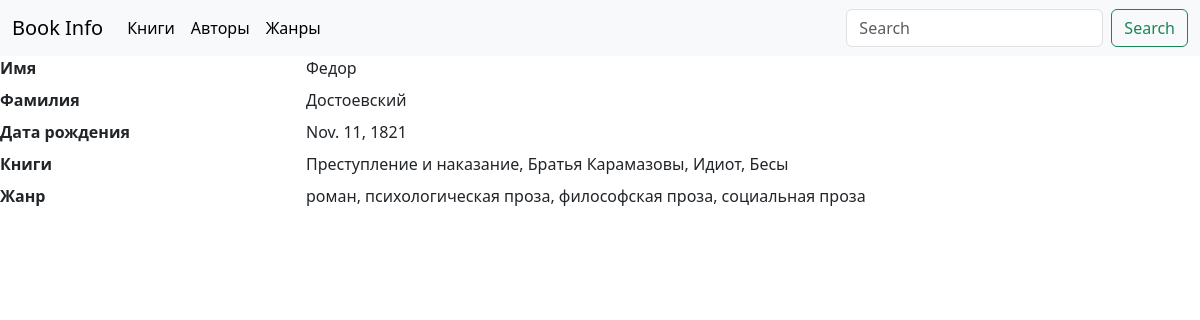
Screenshot of /author/fyodor_dostoevsky/ with the database file from the repository.
### book/models.py (models this page shows, shortened)
class Author(models.Model):
    author_id = models.AutoField(primary_key=True)
    name = models.CharField('Имя', max_length=255)
    surname = models.CharField('Фамилия', max_length=255)
    date_birth = models.DateField('Дата рождения', blank=True, null=True)
    slug = models.SlugField(max_length=255, unique=True, null=False, blank=False)

class Book(models.Model):
    book_id = models.AutoField(primary_key=True)
    title = models.CharField('Название', max_length=255)
    slug = models.SlugField(max_length=255, unique=True)
    author_id = models.ForeignKey(Author, on_delete=models.CASCADE, related_name='author_book')
    genre_id = models.ManyToManyField(Genre, related_name='genre_book')
    publishing_house = models.CharField('Издательство', max_length=255)
    year_publishing = models.IntegerField('Год издания', blank=True, null=True)
    reader = models.ForeignKey(User, on_delete=models.CASCADE, related_name='reader_book', blank=True, null=True)

class Genre(models.Model):
    genre_id = models.AutoField(primary_key=True)
    name = models.CharField('Жанр', max_length=255)

### book/views.py (the view)
# urls.py: path('author/<slug:slug>/', views.InfoCard.as_view(), {'list_type': 'author'}, name='author'),
class InfoCard(TitleMixin, DetailView):
    template_name = 'book/info_card.html'
    slug_url_kwarg = 'slug'
    def get_model(self):
        list_type = self.kwargs['list_type']
        if list_type == 'author':
            return models.Author
        else:
            return models.Book
    def get_context_data(self, **kwargs):
        context = super().get_context_data(**kwargs)
        list_type = self.kwargs['list_type']
        context['class_name'] = list_type
        if list_type == 'author':
            author = self.get_object()
            context['book_list'] = author.author_book.all()
            genre_list = set(Genre.objects.filter(genre_book__author_id=author))
            context['genre_list'] = genre_list
        elif list_type == 'book':
            book = self.get_object()
            context['genre_list'] = book.genre_id.all()
        return context
    def get_queryset(self):
        model = self.get_model()
        queryset = model._default_manager.all()
        return queryset

### book/views.py (called while the page is built)
    def get_title(self):
        return self.title

    def get_context_data(self, **kwargs):
        context = super().get_context_data(**kwargs)
        context['title'] = self.get_title()
        return context

### book/templates/book/info_card.html (shortened to what this page needs)
{% extends 'book/base.html'%}
{% block content %}
{% if class_name == 'book' %}
      <dl class="row">
        <dt class="col-sm-3">Название</dt>
        <dd class="col-sm-9">{{book.title}}</dd>
        <dt class="col-sm-3">Автор</dt>
        <dd class="col-sm-9">{{book.author_id}}</dd>
        <dt class="col-sm-3">Жанр</dt>
        <dd class="col-sm-9">
          {% for genre in genre_list %}
            {{ genre.name }}{% if not forloop.last %}, {% endif %}
          {% endfor %}
        </dd>
      </dl>
 {% elif class_name == 'author' %}
<dl class="row">
        <dt class="col-sm-3">Имя</dt>
        <dd class="col-sm-9">{{author.name}}</dd>
        <dt class="col-sm-3">Фамилия</dt>
        <dd class="col-sm-9">{{author.surname}}</dd>
        <dt class="col-sm-3">Дата рождения</dt>
          <dd class="col-sm-9">{{author.date_birth}}</dd>
          <dt class="col-sm-3">Книги</dt>
        <dd class="col-sm-9">
          {% for book in book_list %}
            {{ book.title }}{% if not forloop.last %}, {% endif %}
          {% endfor %}
        </dd>
          <dt class="col-sm-3">Жанр</dt>
        <dd class="col-sm-9">
          {% for genre in genre_list %}
            {{ genre.name }}{% if not forloop.last %}, {% endif %}
          {% endfor %}
        </dd>
      </dl>
{% endif %}
  </body>
{% endblock %}

### rows the page displays
Author: name "Федор", surname "Достоевский", date_birth "Nov. 11, 1821"
Book: title "Преступление и наказание"
Book: title "Братья Карамазовы"
Book: title "Идиот"
Book: title "Бесы"
Genre: name "роман"
Genre: name "психологическая проза"
Genre: name "философская проза"
Genre: name "социальная проза"
